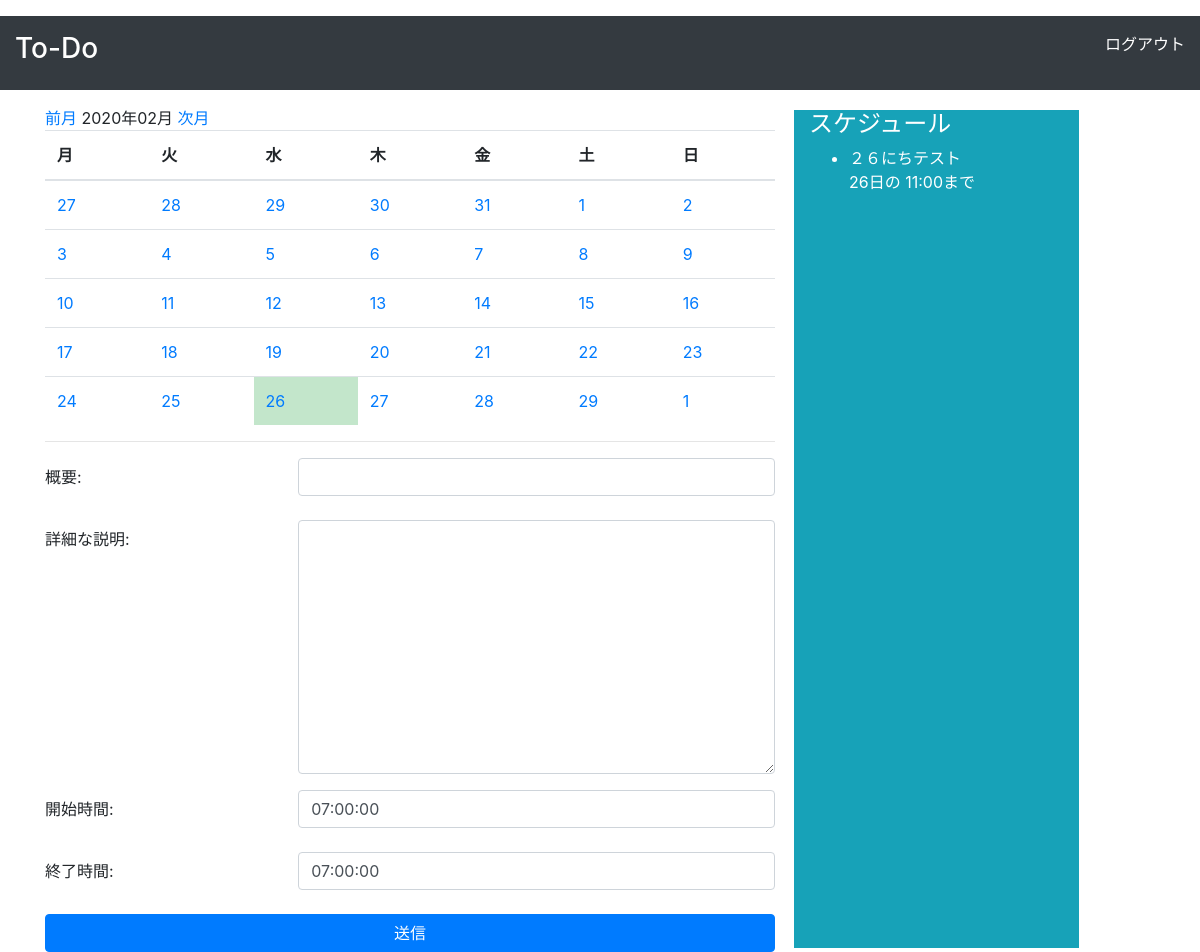
Screenshot of / (signed in) with the database file from the repository.
### Home/models.py (models this page shows, shortened)
class Schedule(models.Model):
    owner = models.ForeignKey(settings.AUTH_USER_MODEL, verbose_name='オーナー', on_delete=models.PROTECT)
    summary = models.CharField('概要', max_length=50)
    description = models.TextField('詳細な説明', blank=True)
    start_time = models.TimeField('開始時間', default=datetime.time(7, 0, 0))
    end_time = models.TimeField('終了時間', default=datetime.time(7, 0, 0))
    date = models.DateField('日付')
    created_at = models.DateTimeField('作成日', default=timezone.now)

### Home/views.py (the view, shortened to what this page needs)
# urls.py: path('', views.MyCalendar.as_view(), name='mycalendar'),
class MyCalendar(mixins.MonthWithScheduleMixin,  generic.CreateView):
    template_name = 'Home/mycalendar.html'
    model = Schedule
    date_field = 'date'
    form_class = BS4ScheduleForm
    def get_context_data(self, **kwargs):
        month = self.kwargs.get('month')
        year = self.kwargs.get('year')
        day = self.kwargs.get('day')
        if month and year and day :
               day_aim=Schedule.objects.filter(date=datetime.date(year,month,day), owner=self.request.user).order_by('end_time')
        else:
               day_aim=Schedule.objects.filter(date=datetime.date.today(), owner=self.request.user).order_by('end_time')
        context = super().get_context_data(**kwargs)
        context['day_aim'] = day_aim
        month_calendar_context = self.get_month_calendar()
        context.update(month_calendar_context)
        return context

### Home/forms.py (shortened to what this page needs)
class BS4ScheduleForm(forms.ModelForm):
    class Meta:
        model = Schedule
        fields = ('summary', 'description', 'start_time', 'end_time')
        widgets = {
            'summary': forms.TextInput(attrs={
                'class': 'form-control',
            }),
            'description': forms.Textarea(attrs={
                'class': 'form-control',
            }),
            'start_time': forms.TextInput(attrs={
                'class': 'form-control',
            }),
            'end_time': forms.TextInput(attrs={
                'class': 'form-control',
            }),
        }

### Home/mixins.py (called while the page is built)
    def setup_calendar(self):
        self._calendar = calendar.Calendar(self.first_weekday)

    def get_week_names(self):
        week_names = deque(self.week_names)
        week_names.rotate(-self.first_weekday)  # リスト内の要素を右に1つずつ移動
        return week_names

    def get_previous_month(self, date):
        if date.month == 1:
            return date.replace(year=date.year-1, month=12, day=1)
        else:
            return date.replace(month=date.month-1, day=1)

    def get_next_month(self, date):
        if date.month == 12:
            return date.replace(year=date.year+1, month=1, day=1)
        else:
            return date.replace(month=date.month+1, day=1)

    def get_month_days(self, date):
        return self._calendar.monthdatescalendar(date.year, date.month)

    def get_current_month(self):
        month = self.kwargs.get('month')
        year = self.kwargs.get('year')
        if month and year:
            month = datetime.date(year=int(year), month=int(month), day=1)
        else:
            month = datetime.date.today().replace(day=1)
        return month

    def get_month_calendar(self):
        self.setup_calendar()
        current_month = self.get_current_month()
        calendar_data = {
            'now': datetime.date.today(),
            'month_days': self.get_month_days(current_month),
            'month_current': current_month,
            'month_previous': self.get_previous_month(current_month),
            'month_next': self.get_next_month(current_month),
            'week_names': self.get_week_names(),
        }
        return calendar_data

### Home/templates/Home/mycalendar.html (shortened to what this page needs)
{% extends 'socialaccount/base.html' %}
{% block content %}
<div class="container-fluid py-3 my-3 bg-dark d-flex justify-content-left">
    <h3 class="text-white mr-auto">To-Do</h3>
    <a href="/accounts/logout" class="text-white" >ログアウト</a>
</div>
<div class="container">
    <div class="row">
        <div class="col-sm-8">
            {% include 'Home/includes/month.html' %}
            <hr>
            <form action="" method="POST">
                {% for field in form %}
                    <div class="form-group row">
                        <label for="{{ field.id_for_label }}"
                               class="col-sm-4 col-form-label">{{ field.label_tag }}</label>
                        <div class="col-sm-8">
                            {{ field }}
                        </div>
                    </div>
                {% endfor %}
                <button type="submit" class="btn btn-primary btn-block">送信</button>
            </form>
        </div>
        <div class="col-sm-3 bg-info text-white m-1 ">
            <h4>スケジュール</h4>
            <ul>
                {% for aim in day_aim %}
                <li>{{aim.summary}}
                <p>
                    {{aim.date.day}}日の
                        {{aim.end_time}}まで
                    </p>
                </li>
                {% endfor %}
            </ul>
        </div>
    </div>
</div>
{% endblock %}
{% block extra_js %}
    <link rel="stylesheet" type="text/css"
          href="https://cdnjs.cloudflare.com/ajax/libs/timedropper/1.0/timedropper.min.css">
{% endblock %}

### templates/socialaccount/base.html (shortened to what this page needs)
<!doctype html>
{% load bootstrap4%}
{% bootstrap_css%}
<html lang="ja">
<head>
</head>
<body>
    {% block content %}{% endblock%}
    {% block extra_js %}{% endblock%}
</body>
</html>

### Home/templates/Home/includes/month.html
<a href="{% url 'Home:mycalendar' month_previous.year month_previous.month month_previous.day %}">前月</a>
{{ month_current | date:"Y年m月" }}
<a href="{% url 'Home:mycalendar' month_next.year month_next.month month_next.day %}">次月</a>
<table class="table" style="table-layout: fixed;">
    <thead>
        <tr>
            {% for w in week_names %}
            <th>{{ w }}</th>
            {% endfor %}
        </tr>
    </thead>
    <tbody>
        {% for week in month_days %}
        <tr>
            {% for day in week %}
            {% if now == day %}
            <td class="table-success">
                {% else %}
            <td>
                {% endif %}
                <a href="{% url 'Home:mycalendar' day.year day.month day.day %}">{{ day.day }}</a>
            </td>
            {% endfor %}
        </tr>
        {% endfor %}
    </tbody>
</table>

### rows the page displays
Schedule: summary "２６にちテスト", date.day "26", end_time "11:00"

### other values shown
{{ month_current | date:"Y年m月" }} "2020年02月"
{{ w }} "月" "火" "水" "木" "金" "土" "日"
{{ day.day }} "27" "28" "29" "30" "31" "1" "2" "3" "4" "5" "6" "7" "8" "9" "10" "11" "12" "13" "14" "15" "16" "17" "18" "19" "20" "21" "22" "23" "24" "25" "26" "27" "28" "29" "1"
{{ field.label_tag }} "概要:" "詳細な説明:" "開始時間:" "終了時間:"
